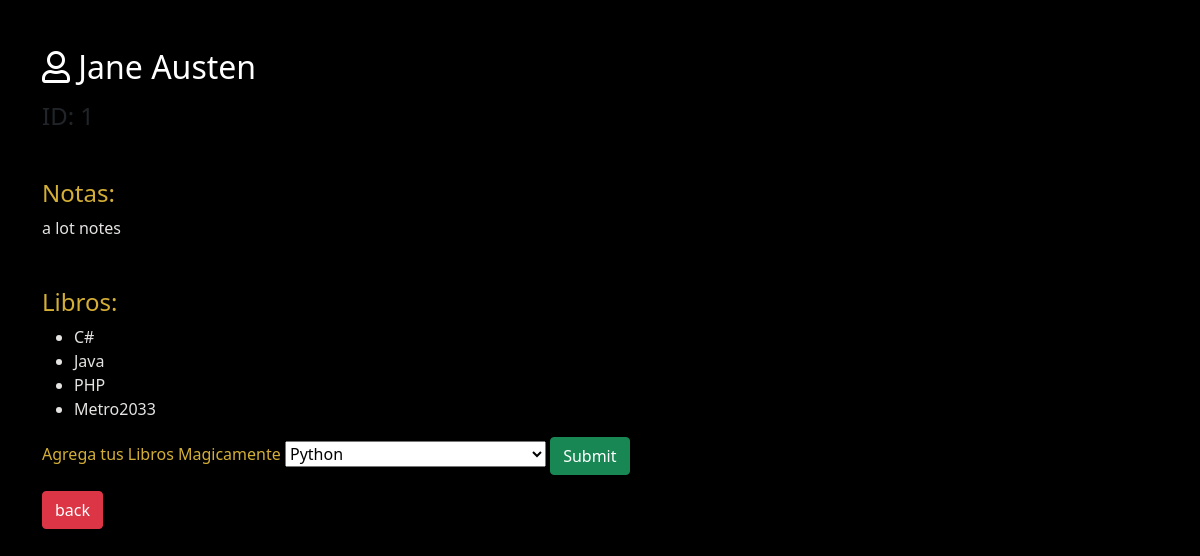
The page /view/autor/1 on the database its author committed.
### books_author_app/models.py (models this page shows, shortened)
class Author(models.Model):
    first_name = models.CharField(max_length=45)
    last_name = models.CharField(max_length=45)
    books = models.ManyToManyField(Book, related_name='authors')
    notes = models.TextField(default='a lot notes')
    created_at = models.DateTimeField(auto_now_add=True)
    updated_at = models.DateTimeField(auto_now=True)

class Book(models.Model):
    title = models.CharField(max_length=255)
    desc = models.TextField()
    created_at = models.DateTimeField(auto_now_add=True)
    updated_at = models.DateTimeField(auto_now=True)

### books_author_app/views.py (the view)
# urls.py: path('view/autor/<num>',views.get_author),
def get_author(request, num):
    bring_author = Author.objects.get(id=num)
    first_name = bring_author.first_name
    last_name = bring_author.last_name
    notes = bring_author.notes
    all_books = bring_author.books.all()
    belong_book = [autor.id for autor in bring_author.books.all()]
    not_book = [x for x in Book.objects.all() if x.id not in belong_book]
    context = {
        'first_name': first_name,
        'last_name': last_name,
        'notes': notes,
        'all_books': all_books,
        'not_book': not_book,
        'id_author': bring_author.id
    }
    return render(request, 'autorView.html', context)

### books_author_app/templates/autorView.html (shortened to what this page needs)
<!DOCTYPE html>
<html lang="en">
<head>
    <link href="https://cdn.jsdelivr.net/npm/bootstrap@5.1.0/dist/css/bootstrap.min.css" rel="stylesheet"
>
    {%load static%}
    <link rel="stylesheet" href="{% static 'css/style.css' %}">
    <link rel="stylesheet" href="https://pro.fontawesome.com/releases/v5.10.0/css/all.css"
 />
</head>
<body>
    <div class="container">
        <h2 class="mt-5"><i class="far fa-user"></i> {{first_name}} {{last_name}}</h2>
        <h4 class="mt-3">ID: {{id_author}}</h4>
        <h4 class="mt-5" style="color: #D4AF37;">Notas:</h4>
        <p class=" mb-5" style="color: #E5E4E2;">{{notes}}</p>
        <h4 style="color: #D4AF37;">Libros:</h4>
        <ul>
            {%for book in all_books%}
            <li style="color: #E5E4E2;">{{book.title}}</li>
            {%endfor%}
        </ul>
        <form action="/view/addBook/{{id_author}}" method="POST" class="my-3">
            <label for="" style="color: #D4AF37;">Agrega tus Libros Magicamente</label>
            <select name="book" id="book">
                {% for b in not_book%}
                <option value="{{b.id}}">{{b.title}}</option>
                {%endfor%}
            </select>
            <button class="btn btn-success">Submit</button>
        </form>
        <a href="/autor" class="btn btn-danger">back</a>
    </div>
</body>
</html>

### books_author_app/static/css/style.css (style rules this page uses)
body { background-color: black; }
h2,label,th,td { color: white; }

### rows shown on the page
Author: first_name "Jane", last_name "Austen", notes "a lot notes"
Book: title "C#"
Book: title "Java"
Book: title "PHP"
Book: title "Metro2033"

### other values the page prints
{{ id_author }} "1"
form field book "Python"
